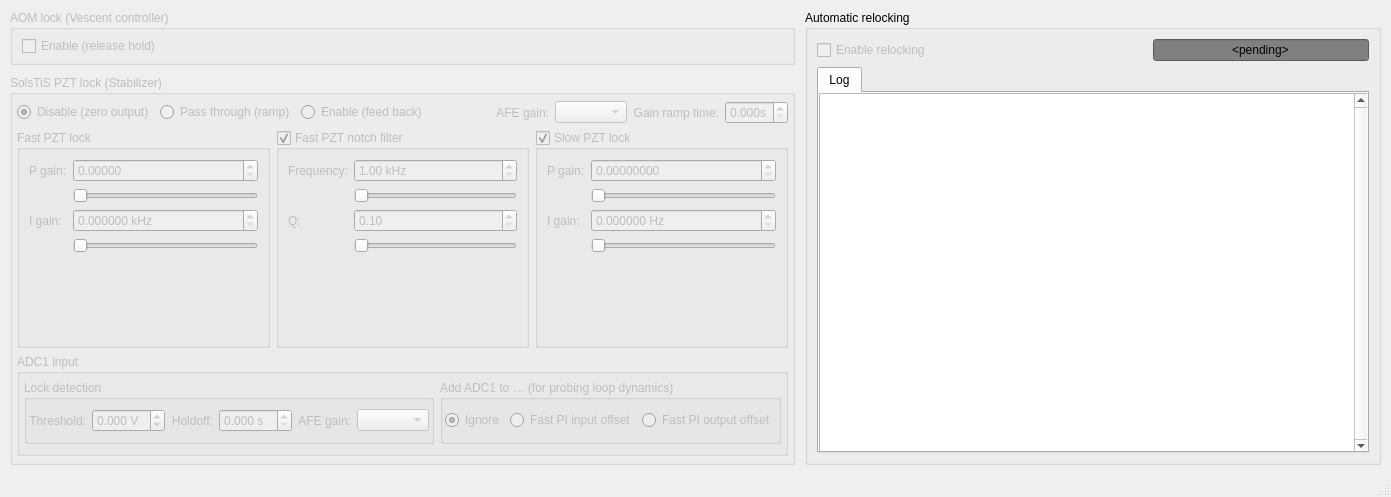
<?xml version="1.0" encoding="UTF-8"?>
<ui version="4.0">
 <class>UiWindow</class>
 <widget class="QMainWindow" name="UiWindow">
  <property name="geometry">
   <rect>
    <x>0</x>
    <y>0</y>
    <width>1391</width>
    <height>497</height>
   </rect>
  </property>
  <property name="sizePolicy">
   <sizepolicy hsizetype="Fixed" vsizetype="Fixed">
    <horstretch>0</horstretch>
    <verstretch>0</verstretch>
   </sizepolicy>
  </property>
  <property name="windowTitle">
   <string>674 lock interface</string>
  </property>
  <widget class="QWidget" name="centralwidget">
   <property name="sizePolicy">
    <sizepolicy hsizetype="Expanding" vsizetype="Expanding">
     <horstretch>0</horstretch>
     <verstretch>0</verstretch>
    </sizepolicy>
   </property>
   <layout class="QHBoxLayout" name="horizontalLayout_7">
    <property name="spacing">
     <number>10</number>
    </property>
    <property name="leftMargin">
     <number>10</number>
    </property>
    <property name="topMargin">
     <number>10</number>
    </property>
    <property name="rightMargin">
     <number>10</number>
    </property>
    <property name="bottomMargin">
     <number>10</number>
    </property>
    <item>
     <layout class="QVBoxLayout" name="verticalLayout">
      <item>
       <widget class="QGroupBox" name="aomLockGroup">
        <property name="enabled">
         <bool>false</bool>
        </property>
        <property name="sizePolicy">
         <sizepolicy hsizetype="Preferred" vsizetype="Preferred">
          <horstretch>0</horstretch>
          <verstretch>0</verstretch>
         </sizepolicy>
        </property>
        <property name="title">
         <string>AOM lock (Vescent controller)</string>
        </property>
        <layout class="QVBoxLayout" name="verticalLayout_3">
         <property name="topMargin">
          <number>6</number>
         </property>
         <property name="bottomMargin">
          <number>6</number>
         </property>
         <item>
          <widget class="QCheckBox" name="enableAOMLockBox">
           <property name="text">
            <string>Enable (release hold)</string>
           </property>
           <property name="shortcut">
            <string>F5</string>
           </property>
          </widget>
         </item>
        </layout>
       </widget>
      </item>
      <item>
       <widget class="QGroupBox" name="pztLockGroup">
        <property name="enabled">
         <bool>false</bool>
        </property>
        <property name="sizePolicy">
         <sizepolicy hsizetype="Preferred" vsizetype="Preferred">
          <horstretch>0</horstretch>
          <verstretch>0</verstretch>
         </sizepolicy>
        </property>
        <property name="title">
         <string>SolsTiS PZT lock (Stabilizer)</string>
        </property>
        <layout class="QVBoxLayout" name="verticalLayout_2" stretch="0,1,0">
         <property name="leftMargin">
          <number>4</number>
         </property>
         <property name="topMargin">
          <number>6</number>
         </property>
         <property name="rightMargin">
          <number>4</number>
         </property>
         <property name="bottomMargin">
          <number>6</number>
         </property>
         <item>
          <layout class="QHBoxLayout" name="horizontalLayout">
           <item>
            <widget class="QRadioButton" name="disablePztButton">
             <property name="text">
              <string>Disable (zero output)</string>
             </property>
             <property name="shortcut">
              <string>F6</string>
             </property>
             <property name="checked">
              <bool>true</bool>
             </property>
            </widget>
           </item>
           <item>
            <widget class="QRadioButton" name="rampPztButton">
             <property name="text">
              <string>Pass through (ramp)</string>
             </property>
             <property name="shortcut">
              <string>F7</string>
             </property>
            </widget>
           </item>
           <item>
            <widget class="QRadioButton" name="enablePztButton">
             <property name="text">
              <string>Enable (feed back)</string>
             </property>
             <property name="shortcut">
              <string>F8</string>
             </property>
            </widget>
           </item>
           <item>
            <spacer name="horizontalSpacer">
             <property name="orientation">
              <enum>Qt::Horizontal</enum>
             </property>
             <property name="sizeHint" stdset="0">
              <size>
               <width>1</width>
               <height>20</height>
              </size>
             </property>
            </spacer>
           </item>
           <item>
            <widget class="QLabel" name="label_11">
             <property name="text">
              <string>AFE gain:</string>
             </property>
             <property name="alignment">
              <set>Qt::AlignRight|Qt::AlignTrailing|Qt::AlignVCenter</set>
             </property>
             <property name="buddy">
              <cstring>afe0GainBox</cstring>
             </property>
            </widget>
           </item>
           <item>
            <widget class="QComboBox" name="afe0GainBox">
             <property name="sizePolicy">
              <sizepolicy hsizetype="Minimum" vsizetype="Fixed">
               <horstretch>0</horstretch>
               <verstretch>0</verstretch>
              </sizepolicy>
             </property>
            </widget>
           </item>
           <item>
            <widget class="QLabel" name="label_9">
             <property name="text">
              <string>Gain ramp time:</string>
             </property>
             <property name="alignment">
              <set>Qt::AlignRight|Qt::AlignTrailing|Qt::AlignVCenter</set>
             </property>
             <property name="buddy">
              <cstring>gainRampTimeBox</cstring>
             </property>
            </widget>
           </item>
           <item>
            <widget class="QDoubleSpinBox" name="gainRampTimeBox">
             <property name="suffix">
              <string>s</string>
             </property>
             <property name="decimals">
              <number>3</number>
             </property>
             <property name="maximum">
              <double>1.000000000000000</double>
             </property>
             <property name="singleStep">
              <double>0.010000000000000</double>
             </property>
            </widget>
           </item>
          </layout>
         </item>
         <item>
          <layout class="QHBoxLayout" name="horizontalLayout_2">
           <item>
            <widget class="QGroupBox" name="groupBox_3">
             <property name="title">
              <string>Fast PZT lock</string>
             </property>
             <layout class="QFormLayout" name="formLayout">
              <item row="0" column="0">
               <widget class="QLabel" name="label">
                <property name="text">
                 <string>P gain:</string>
                </property>
                <property name="buddy">
                 <cstring>fastPGainBox</cstring>
                </property>
               </widget>
              </item>
              <item row="0" column="1">
               <widget class="QDoubleSpinBox" name="fastPGainBox">
                <property name="decimals">
                 <number>5</number>
                </property>
                <property name="minimum">
                 <double>0.000000000000000</double>
                </property>
                <property name="maximum">
                 <double>0.200000000000000</double>
                </property>
                <property name="singleStep">
                 <double>0.000200000000000</double>
                </property>
               </widget>
              </item>
              <item row="1" column="1">
               <widget class="QSlider" name="fastPGainSlider">
                <property name="maximum">
                 <number>100</number>
                </property>
                <property name="orientation">
                 <enum>Qt::Horizontal</enum>
                </property>
               </widget>
              </item>
              <item row="2" column="0">
               <widget class="QLabel" name="label_2">
                <property name="text">
                 <string>I gain:</string>
                </property>
                <property name="buddy">
                 <cstring>fastIGainBox</cstring>
                </property>
               </widget>
              </item>
              <item row="2" column="1">
               <widget class="QDoubleSpinBox" name="fastIGainBox">
                <property name="suffix">
                 <string> kHz</string>
                </property>
                <property name="decimals">
                 <number>6</number>
                </property>
                <property name="minimum">
                 <double>0.000000000000000</double>
                </property>
                <property name="maximum">
                 <double>5.000000000000000</double>
                </property>
                <property name="singleStep">
                 <double>0.010000000000000</double>
                </property>
               </widget>
              </item>
              <item row="3" column="1">
               <widget class="QSlider" name="fastIGainSlider">
                <property name="maximum">
                 <number>100</number>
                </property>
                <property name="orientation">
                 <enum>Qt::Horizontal</enum>
                </property>
               </widget>
              </item>
             </layout>
            </widget>
           </item>
           <item>
            <widget class="QGroupBox" name="notchGroup">
             <property name="title">
              <string>Fast PZT notch filter</string>
             </property>
             <property name="checkable">
              <bool>true</bool>
             </property>
             <layout class="QFormLayout" name="formLayout_2">
              <item row="1" column="0">
               <widget class="QLabel" name="label_3">
                <property name="text">
                 <string>Frequency:</string>
                </property>
                <property name="buddy">
                 <cstring>notchFreqBox</cstring>
                </property>
               </widget>
              </item>
              <item row="1" column="1">
               <widget class="QDoubleSpinBox" name="notchFreqBox">
                <property name="prefix">
                 <string/>
                </property>
                <property name="suffix">
                 <string> kHz</string>
                </property>
                <property name="minimum">
                 <double>1.000000000000000</double>
                </property>
                <property name="maximum">
                 <double>30.000000000000000</double>
                </property>
                <property name="singleStep">
                 <double>0.010000000000000</double>
                </property>
               </widget>
              </item>
              <item row="2" column="1">
               <widget class="QSlider" name="notchFreqSlider">
                <property name="maximum">
                 <number>100</number>
                </property>
                <property name="orientation">
                 <enum>Qt::Horizontal</enum>
                </property>
               </widget>
              </item>
              <item row="3" column="0">
               <widget class="QLabel" name="label_4">
                <property name="text">
                 <string>Q:</string>
                </property>
                <property name="buddy">
                 <cstring>notchQBox</cstring>
                </property>
               </widget>
              </item>
              <item row="3" column="1">
               <widget class="QDoubleSpinBox" name="notchQBox">
                <property name="minimum">
                 <double>0.100000000000000</double>
                </property>
                <property name="maximum">
                 <double>100.000000000000000</double>
                </property>
               </widget>
              </item>
              <item row="4" column="1">
               <widget class="QSlider" name="notchQSlider">
                <property name="maximum">
                 <number>100</number>
                </property>
                <property name="orientation">
                 <enum>Qt::Horizontal</enum>
                </property>
               </widget>
              </item>
             </layout>
            </widget>
           </item>
           <item>
            <widget class="QGroupBox" name="slowPIDGroup">
             <property name="title">
              <string>Slow PZT lock</string>
             </property>
             <property name="checkable">
              <bool>true</bool>
             </property>
             <layout class="QFormLayout" name="formLayout_3">
              <item row="0" column="1">
               <widget class="QDoubleSpinBox" name="slowPGainBox">
                <property name="decimals">
                 <number>8</number>
                </property>
                <property name="minimum">
                 <double>0.000000000000000</double>
                </property>
                <property name="maximum">
                 <double>0.001000000000000</double>
                </property>
                <property name="singleStep">
                 <double>0.000010000000000</double>
                </property>
               </widget>
              </item>
              <item row="1" column="1">
               <widget class="QSlider" name="slowPGainSlider">
                <property name="maximum">
                 <number>100</number>
                </property>
                <property name="orientation">
                 <enum>Qt::Horizontal</enum>
                </property>
               </widget>
              </item>
              <item row="2" column="0">
               <widget class="QLabel" name="label_6">
                <property name="text">
                 <string>I gain:</string>
                </property>
                <property name="buddy">
                 <cstring>slowIGainBox</cstring>
                </property>
               </widget>
              </item>
              <item row="3" column="1">
               <widget class="QSlider" name="slowIGainSlider">
                <property name="maximum">
                 <number>100</number>
                </property>
                <property name="orientation">
                 <enum>Qt::Horizontal</enum>
                </property>
               </widget>
              </item>
              <item row="2" column="1">
               <widget class="QDoubleSpinBox" name="slowIGainBox">
                <property name="suffix">
                 <string> Hz</string>
                </property>
                <property name="decimals">
                 <number>6</number>
                </property>
                <property name="minimum">
                 <double>0.000000000000000</double>
                </property>
                <property name="maximum">
                 <double>1.000000000000000</double>
                </property>
                <property name="singleStep">
                 <double>0.002000000000000</double>
                </property>
               </widget>
              </item>
              <item row="0" column="0">
               <widget class="QLabel" name="label_5">
                <property name="text">
                 <string>P gain:</string>
                </property>
                <property name="buddy">
                 <cstring>slowPGainBox</cstring>
                </property>
               </widget>
              </item>
             </layout>
            </widget>
           </item>
          </layout>
         </item>
         <item>
          <widget class="QGroupBox" name="groupBox">
           <property name="title">
            <string>ADC1 input</string>
           </property>
           <layout class="QHBoxLayout" name="horizontalLayout_4">
            <property name="leftMargin">
             <number>4</number>
            </property>
            <property name="topMargin">
             <number>6</number>
            </property>
            <property name="rightMargin">
             <number>4</number>
            </property>
            <item>
             <widget class="QGroupBox" name="groupBox_4">
              <property name="sizePolicy">
               <sizepolicy hsizetype="Expanding" vsizetype="Preferred">
                <horstretch>0</horstretch>
                <verstretch>0</verstretch>
               </sizepolicy>
              </property>
              <property name="title">
               <string>Lock detection</string>
              </property>
              <layout class="QHBoxLayout" name="horizontalLayout_6">
               <property name="leftMargin">
                <number>2</number>
               </property>
               <property name="rightMargin">
                <number>2</number>
               </property>
               <item>
                <widget class="QLabel" name="label_7">
                 <property name="text">
                  <string>Threshold:</string>
                 </property>
                 <property name="alignment">
                  <set>Qt::AlignRight|Qt::AlignTrailing|Qt::AlignVCenter</set>
                 </property>
                 <property name="buddy">
                  <cstring>lockDetectThresholdBox</cstring>
                 </property>
                </widget>
               </item>
               <item>
                <widget class="QDoubleSpinBox" name="lockDetectThresholdBox">
                 <property name="sizePolicy">
                  <sizepolicy hsizetype="Preferred" vsizetype="Fixed">
                   <horstretch>0</horstretch>
                   <verstretch>0</verstretch>
                  </sizepolicy>
                 </property>
                 <property name="suffix">
                  <string> V</string>
                 </property>
                 <property name="decimals">
                  <number>3</number>
                 </property>
                 <property name="minimum">
                  <double>-1.000000000000000</double>
                 </property>
                 <property name="maximum">
                  <double>1.000000000000000</double>
                 </property>
                 <property name="singleStep">
                  <double>0.001000000000000</double>
                 </property>
                </widget>
               </item>
               <item>
                <widget class="QLabel" name="label_8">
                 <property name="text">
                  <string>Holdoff:</string>
                 </property>
                 <property name="alignment">
                  <set>Qt::AlignRight|Qt::AlignTrailing|Qt::AlignVCenter</set>
                 </property>
                 <property name="buddy">
                  <cstring>lockDetectDelayBox</cstring>
                 </property>
                </widget>
               </item>
               <item>
                <widget class="QDoubleSpinBox" name="lockDetectDelayBox">
                 <property name="sizePolicy">
                  <sizepolicy hsizetype="Preferred" vsizetype="Fixed">
                   <horstretch>0</horstretch>
                   <verstretch>0</verstretch>
                  </sizepolicy>
                 </property>
                 <property name="suffix">
                  <string> s</string>
                 </property>
                 <property name="decimals">
                  <number>3</number>
                 </property>
                 <property name="maximum">
                  <double>10.000000000000000</double>
                 </property>
                 <property name="singleStep">
                  <double>0.100000000000000</double>
                 </property>
                </widget>
               </item>
               <item>
                <widget class="QLabel" name="label_10">
                 <property name="text">
                  <string>AFE gain:</string>
                 </property>
                 <property name="alignment">
                  <set>Qt::AlignRight|Qt::AlignTrailing|Qt::AlignVCenter</set>
                 </property>
                 <property name="buddy">
                  <cstring>afe1GainBox</cstring>
                 </property>
                </widget>
               </item>
               <item>
                <widget class="QComboBox" name="afe1GainBox">
                 <property name="sizePolicy">
                  <sizepolicy hsizetype="Minimum" vsizetype="Fixed">
                   <horstretch>0</horstretch>
                   <verstretch>0</verstretch>
                  </sizepolicy>
                 </property>
                </widget>
               </item>
               <item>
                <spacer name="horizontalSpacer_4">
                 <property name="orientation">
                  <enum>Qt::Horizontal</enum>
                 </property>
                 <property name="sizeHint" stdset="0">
                  <size>
                   <width>0</width>
                   <height>20</height>
                  </size>
                 </property>
                </spacer>
               </item>
              </layout>
             </widget>
            </item>
            <item>
             <widget class="QGroupBox" name="groupBox_2">
              <property name="sizePolicy">
               <sizepolicy hsizetype="Expanding" vsizetype="Preferred">
                <horstretch>0</horstretch>
                <verstretch>0</verstretch>
               </sizepolicy>
              </property>
              <property name="title">
               <string>Add ADC1 to … (for probing loop dynamics)</string>
              </property>
              <layout class="QHBoxLayout" name="horizontalLayout_5">
               <property name="leftMargin">
                <number>2</number>
               </property>
               <property name="rightMargin">
                <number>2</number>
               </property>
               <item>
                <widget class="QRadioButton" name="adc1IgnoreButton">
                 <property name="toolTip">
                  <string>Do not react to ADC1. It is still queryable via the network interface, for use as an extra monitoring channel.</string>
                 </property>
                 <property name="text">
                  <string>Ignore</string>
                 </property>
                 <property name="checked">
                  <bool>true</bool>
                 </property>
                </widget>
               </item>
               <item>
                <widget class="QRadioButton" name="adc1FastInputButton">
                 <property name="toolTip">
                  <string>Sums ADC1 with ADC0, effectively applying an extra input offset (e.g. to probe the closed-loop transient response).</string>
                 </property>
                 <property name="text">
                  <string>Fast PI input offset</string>
                 </property>
                </widget>
               </item>
               <item>
                <widget class="QRadioButton" name="adc1FastOutputButton">
                 <property name="toolTip">
                  <string>Sums ADC1 with the output of the fast PI branch (for probing open-loop dynamics, e.g. tuning the notch filter).</string>
                 </property>
                 <property name="text">
                  <string>Fast PI output offset</string>
                 </property>
                </widget>
               </item>
               <item>
                <spacer name="horizontalSpacer_2">
                 <property name="orientation">
                  <enum>Qt::Horizontal</enum>
                 </property>
                 <property name="sizeHint" stdset="0">
                  <size>
                   <width>0</width>
                   <height>20</height>
                  </size>
                 </property>
                </spacer>
               </item>
              </layout>
             </widget>
            </item>
           </layout>
          </widget>
         </item>
        </layout>
       </widget>
      </item>
     </layout>
    </item>
    <item>
     <widget class="QGroupBox" name="groupBox_5">
      <property name="sizePolicy">
       <sizepolicy hsizetype="Expanding" vsizetype="Preferred">
        <horstretch>0</horstretch>
        <verstretch>0</verstretch>
       </sizepolicy>
      </property>
      <property name="title">
       <string>Automatic relocking</string>
      </property>
      <layout class="QVBoxLayout" name="verticalLayout_4">
       <item>
        <layout class="QHBoxLayout" name="horizontalLayout_3">
         <item>
          <widget class="QCheckBox" name="enableRelockingBox">
           <property name="enabled">
            <bool>false</bool>
           </property>
           <property name="text">
            <string>Enable relocking</string>
           </property>
           <property name="checkable">
            <bool>true</bool>
           </property>
          </widget>
         </item>
         <item>
          <spacer name="horizontalSpacer_3">
           <property name="orientation">
            <enum>Qt::Horizontal</enum>
           </property>
           <property name="sizeHint" stdset="0">
            <size>
             <width>40</width>
             <height>20</height>
            </size>
           </property>
          </spacer>
         </item>
         <item>
          <widget class="QLineEdit" name="adc1ReadingEdit">
           <property name="styleSheet">
            <string notr="true">QLineEdit { background-color: grey; }</string>
           </property>
           <property name="text">
            <string>&lt;pending&gt;</string>
           </property>
           <property name="alignment">
            <set>Qt::AlignCenter</set>
           </property>
           <property name="readOnly">
            <bool>true</bool>
           </property>
          </widget>
         </item>
        </layout>
       </item>
       <item>
        <widget class="QTabWidget" name="tabWidget">
         <property name="enabled">
          <bool>true</bool>
         </property>
         <property name="currentIndex">
          <number>1</number>
         </property>
         <widget class="QWidget" name="tab_log">
          <attribute name="title">
           <string>Log</string>
          </attribute>
          <widget class="QTextEdit" name="logOutputText">
           <property name="geometry">
            <rect>
             <x>0</x>
             <y>0</y>
             <width>550</width>
             <height>361</height>
            </rect>
           </property>
           <property name="verticalScrollBarPolicy">
            <enum>Qt::ScrollBarAlwaysOn</enum>
           </property>
           <property name="readOnly">
            <bool>true</bool>
           </property>
          </widget>
         </widget>
        </widget>
       </item>
      </layout>
     </widget>
    </item>
   </layout>
  </widget>
  <widget class="QStatusBar" name="statusbar">
   <property name="sizePolicy">
    <sizepolicy hsizetype="Expanding" vsizetype="Preferred">
     <horstretch>0</horstretch>
     <verstretch>0</verstretch>
    </sizepolicy>
   </property>
  </widget>
 </widget>
 <resources/>
 <connections/>
</ui>
